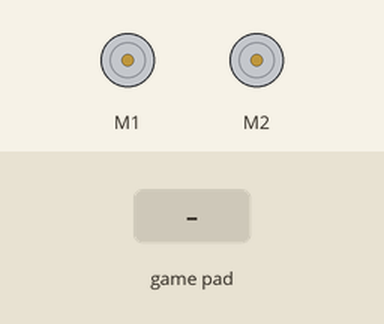
This program was run on a simulated Raspberry Pi (BCM pin numbers). Shown: 2 × DC motor (green arrow = forward, orange = backward, longer = faster). Inputs (shaded band) come from the test bench. Motors are numbered in the order the program creates them (left before right in a Robot); what the program prints to the terminal is not drawn.

Above: at 2.2 s.
2.3 s: game-controller BTN LEFT pressed
At 2.8 s:
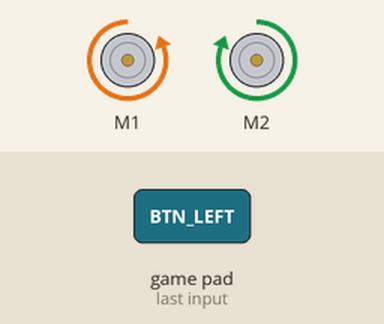
3.8 s: game-controller BTN RIGHT pressed
At 5.0 s:
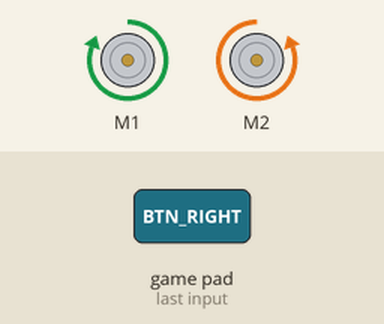
5.3 s: game-controller BTN UP pressed
At 6.0 s:
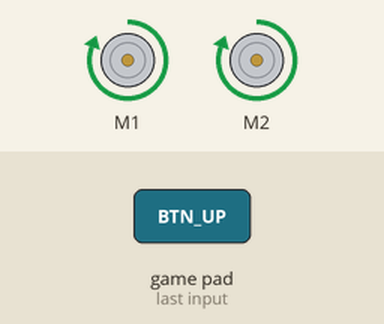
6.8 s: game-controller BTN DOWN pressed
At 7.4 s:
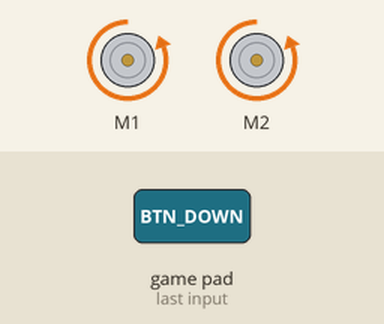
8.3 s: game-controller BTN B pressed
At 9.7 s:
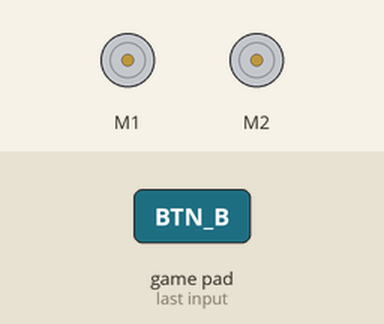
Timing chart, 0 to 10.8 s (numbered marks = the images above; inputs shaded):
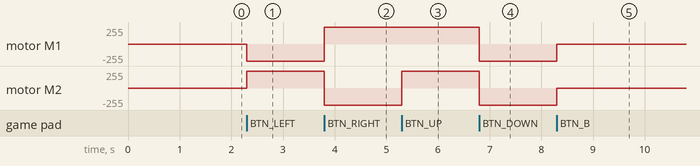

The program:

remote_control.py
```python
import gpiozero
import cwiid

robot = gpiozero.Robot(left=(17,18), right=(27,22))

print("Press and hold the 1+2 buttons on your Wiimote simultaneously")
wii = cwiid.Wiimote()
print("Connection established")
wii.rpt_mode = cwiid.RPT_BTN

while True:
	buttons = wii.state["buttons"]

	if (buttons & cwiid.BTN_LEFT):
		robot.left()
	if (buttons & cwiid.BTN_RIGHT):
		robot.right()
	if (buttons & cwiid.BTN_UP):
		robot.forward()
	if (buttons & cwiid.BTN_DOWN):
		robot.backward()
	if (buttons & cwiid.BTN_B):
		robot.stop()
```

Measured:
- after the input at 2.3 s, motor M1: stopped → backward 255/255 at once; motor M2: stopped → forward 255/255 at once
- after the input at 3.8 s, motor M1: backward 255/255 → forward 255/255 at once; motor M2: forward 255/255 → backward 255/255 at once
- after the input at 5.3 s, motor M2: backward 255/255 → forward 255/255 at once
- after the input at 6.8 s, motor M1, motor M2: forward 255/255 → backward 255/255 at once
- after the input at 8.3 s, motor M1, motor M2: backward 255/255 → stopped at once
